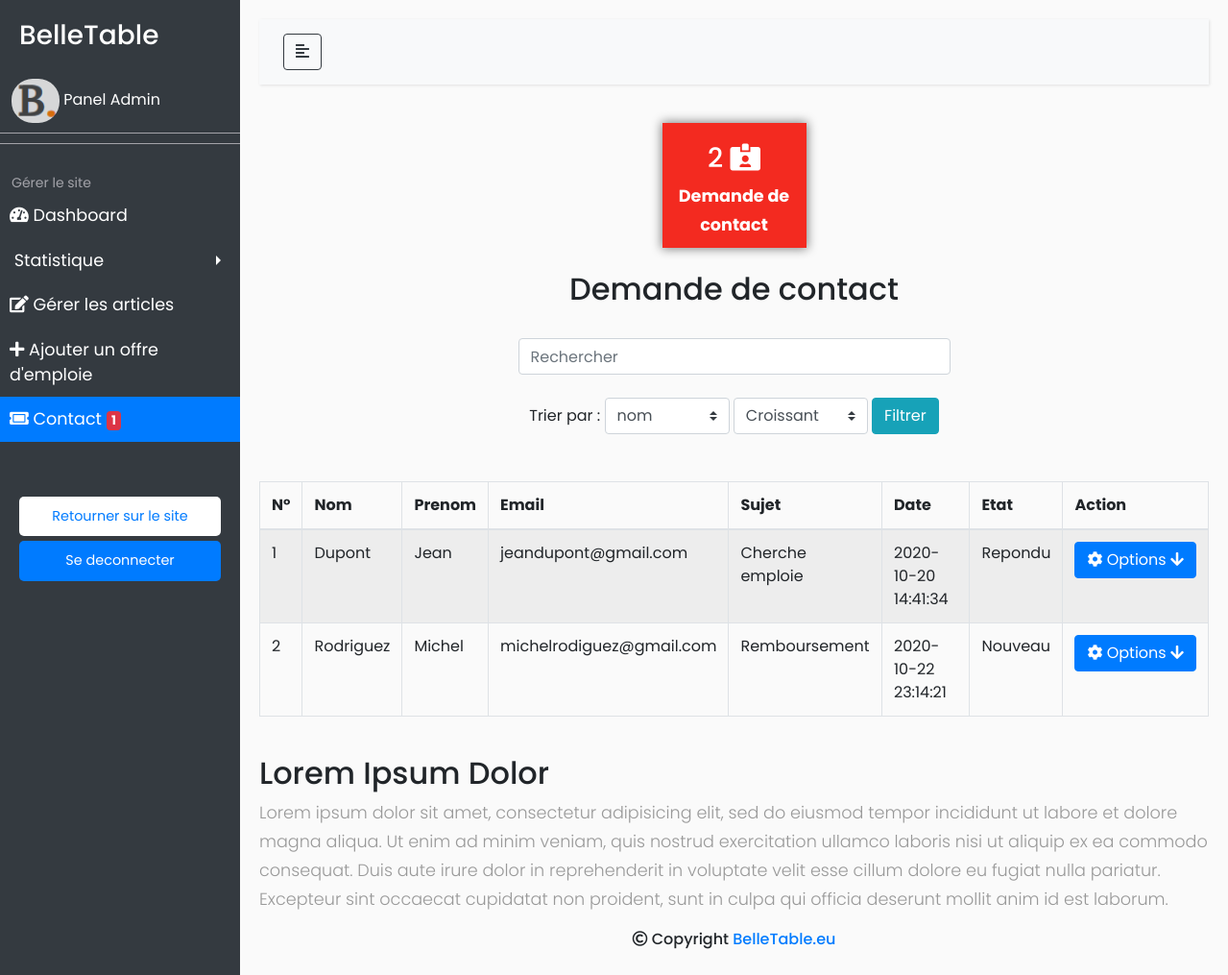
Page /admin/contact.php on the committed database.
### tables this page shows
CREATE TABLE IF NOT EXISTS `contact` (
  `id` int(11) NOT NULL AUTO_INCREMENT,
  `nom` varchar(120) NOT NULL,
  `prenom` varchar(120) NOT NULL,
  `email` varchar(120) NOT NULL,
  `sujet` varchar(120) NOT NULL,
  `message` text NOT NULL,
  `date_creation` datetime NOT NULL,
  `etat` varchar(120) NOT NULL,
  PRIMARY KEY (`id`)
);

### admin/contact.php (the view, shortened to what this page needs)
<!DOCTYPE html>
<html>
<head>
    <?php
      require_once("include/en-tete.php");
    ?>
</head>
<body>
    <?php include("include/menu.php"); ?>
        <div id="content">
            <nav class="navbar navbar-expand-lg navbar-light bg-light">
                <div class="container-fluid">
                    <button type="button" id="sidebarCollapse" class="btn btn-outline-dark">
                        <i class="fas fa-align-left"></i>
                    </button>
                </div>
            </nav>
            <div align="center">
              <div class="info-box box4" style="width: 150px; height: 130px;">
                <div class="text-box">
                  <h3><?php $countUtilisateur = "SELECT count(id) FROM contact"; $reqNbUtilisateur = mysqli_query($bdd,$countUtilisateur); $nbUser = mysqli_fetch_assoc($reqNbUtilisateur); echo $nbUser['count(id)']; ?> <i class="fas fa-id-card-alt"></i></h3>
                  <p>Demande de contact</p>
                </div>
              </div>
            </div>
            <br>
            <?php
            $req = "SELECT * FROM contact" ;
            $requete = mysqli_query($bdd,$req);
          ?>
          <center>
            <h2>
              <?php if(@$filtre): ?>
                Recherche <?php if($critere=="email" || $critere == "etat"): ?> de l'<?php else: ?> du <?php endif; ?><?php echo $critere ; ?>
              <?php elseif(@$_GET['etat']): ?>
                Modification de l'etat
              <?php else: ?>
                Demande de contact
              <?php endif; ?>
            </h2>
          </center>
          <?php if(!isset($_GET['etat'])): ?>
            <?php if(!isset($modifier) && !isset($_GET['action'])): ?>
              <center>
                <br>
                <form action="" method="post">
                  <input type="text" class="form-control" style="width: 450px;" placeholder="Rechercher" name="search">
                  <br>
                  <label for="critere"> Trier par : </label>
                  <select name="critere" class="custom-select" id="critere" style="width: 130px;">
                    <option value="nom"> nom </option>
                  </select>
                  <select name="tri" class="custom-select" style="width: 140px;">
                    <option value="ASC">Croissant</option>
                  </select>
                  <input type="submit" class="btn btn-info" value="Filtrer" name="monBoutonTri"> <br><br><br>
                </form>
              </center>
            <?php endif; ?>
            <div class="table-responsive" >
              <table class="table table-hover table-striped table-bordered table-sm-responsive">
                <thead>
                  <tr>
                    <th>N°</th>
                    <th>Nom</th>
                    <th>Prenom</th>
                    <th>Email</th>
                    <th>Sujet</th>
                    <th>Date</th>
                    <th>Etat</th>
                    <th>Action</th>
                  </tr>
                </thead>
                <tbody>
                  <?php $i = 0 ; ?>
                  <?php while ($userInfo = mysqli_fetch_assoc($requete)): ?>
                    <tr> <?php $i++; ?>
                      <td><?php echo $i; ?></td>
                      <td><?php echo $userInfo['nom']; ?></td>
                      <td><?php echo $userInfo['prenom']; ?></td>
                      <td><?php echo $userInfo['email']; ?></td>
                      <td><?php echo $userInfo['sujet']; ?></td>
                      <td><?php echo $userInfo['date_creation']; ?></td>
                      <td><?php echo $userInfo['etat']; ?></td>
                      <td>
                        <div class="dropdown">
                          <button class="btn btn-primary" type="button" id="dropdownMenu1" data-toggle="dropdown" aria-haspopup="true" aria-expanded="false"><i class="fas fa-cog"></i> Options <i class="fas fa-arrow-down"></i> </button>
                        </div>
                      </td>
                    </tr>
                  <?php endwhile; ?>
                </tbody>
              </table>
            </div>
          <?php endif; ?>
          <br>
          <h2>Lorem Ipsum Dolor</h2>
          <p>Lorem ipsum dolor sit amet, consectetur adipisicing elit, sed do eiusmod tempor incididunt ut labore et dolore magna aliqua. Ut enim ad minim veniam, quis nostrud exercitation ullamco laboris nisi ut aliquip ex ea commodo consequat. Duis aute irure dolor in reprehenderit in voluptate velit esse cillum dolore eu fugiat nulla pariatur. Excepteur sint occaecat cupidatat non proident, sunt in culpa qui officia deserunt mollit anim id est laborum.</p>
          <?php include("include/footer.php"); ?>
    </div>
</body>
</html>

### admin/css/style.css (style rules this page uses)
body { font-family: 'Poppins', sans-serif; background: #fafafa; }
p { font-family: 'Poppins', sans-serif; font-size: 1.1em; font-weight: 300; line-height: 1.7em; color: #999; }
.navbar { padding: 15px 10px; background: #fff; border: none; border-radius: 0; margin-bottom: 40px; box-shadow: 1px 1px 3px rgba(0, 0, 0, 0.1); }
#content { width: 100%; padding: 20px; min-height: 100vh; transition: all 0.3s; }
.info-box { -webkit-box-shadow: 0px 0px 25px 10px rgba(0,0,0,0.49); box-shadow: 0px 0px 10px 1px rgba(0,0,0,0.49); }
.box4 { background-color: #f32a20; }
.text-box { color: white; margin: 10px 0; padding-top: 20px; }
.text-box p { color: white; font-weight: bold; }

### rows in the picture
contact: nom "Dupont", prenom "Jean", email "jeandupont@gmail.com", sujet "Cherche emploie", date_creation "2020-10-20 14:41:34", etat "Repondu"
contact: nom "Rodriguez", prenom "Michel", email "michelrodiguez@gmail.com", sujet "Remboursement", date_creation "2020-10-22 23:14:21", etat "Nouveau"

### other values in the picture
$nbUser['count(id)'] "2"
